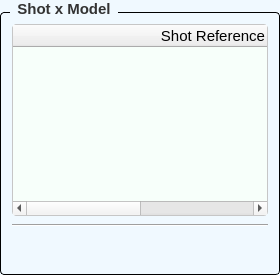
             <widget class="QGroupBox" name="groupAssignShot">
              <property name="sizePolicy">
               <sizepolicy hsizetype="Expanding" vsizetype="Preferred">
                <horstretch>1</horstretch>
                <verstretch>0</verstretch>
               </sizepolicy>
              </property>
              <property name="maximumSize">
               <size>
                <width>16777215</width>
                <height>350</height>
               </size>
              </property>
              <property name="font">
               <font>
                <family>Segoe UI</family>
                <pointsize>-1</pointsize>
                <weight>75</weight>
                <bold>true</bold>
               </font>
              </property>
              <property name="styleSheet">
               <string notr="true">/* Khung chính của GroupBox */
QGroupBox {
    background-color: #F0F9FF; /* Màu nền theo yêu cầu của bạn */
    border: 1px solid #000000; /* Viền xám mảnh để định hình khối */
    border-radius: 4px;        /* Bo tròn góc 4px đồng bộ với QPushButton */
    margin-top: 12px;          /* Tạo khoảng cách phía trên để nhường chỗ cho chữ tiêu đề */
    font-size: 15px;           /* Kích thước chữ tiêu đề */
    font-weight: bold;         /* Làm đậm chữ tiêu đề */
    color: #333333;            /* Màu chữ tiêu đề */
}

/* Tùy chỉnh vị trí của chữ tiêu đề GroupBox */
QGroupBox::title {
    subcontrol-origin: margin;
    subcontrol-position: top left; /* Đặt tiêu đề ở góc trên bên trái */
    left: 10px;                    /* Đẩy chữ dịch vào trong một chút cho đẹp */
    padding: 0px 5px;              /* Khoảng cách đệm xung quanh chữ */
}
</string>
              </property>
              <property name="title">
               <string>Shot x Model</string>
              </property>
              <layout class="QGridLayout" name="gridLayout_22">
               <item row="0" column="0">
                <layout class="QVBoxLayout" name="vlayout_shot_v">
                 <property name="spacing">
                  <number>8</number>
                 </property>
                 <item>
                  <widget class="QTableWidget" name="tableWidget_shotxmodel">
                   <property name="minimumSize">
                    <size>
                     <width>0</width>
                     <height>0</height>
                    </size>
                   </property>
                   <property name="font">
                    <font>
                     <family>Segoe UI</family>
                     <pointsize>10</pointsize>
                    </font>
                   </property>
                   <property name="styleSheet">
                    <string notr="true">/* Khung chính của bảng TableView */
QTableView {
    background-color: #F7FFFA; /* Màu xanh lá nhạt dịu mắt (Mint Light) */
    border: 1px solid #c6c6c6;  /* Viền xám mảnh đồng bộ */
    border-radius: 4px;         /* Bo tròn góc 4px */
    gridline-color: #d0ebd5;    /* Màu của các đường lưới ngăn cách ô (xanh lá rất nhạt) */
}

/* Màu nền của từng ô dữ liệu bên trong bảng */
QTableView::item {
    background-color: #F7FFFA; /* Đồng bộ màu xanh lá nhạt cho các ô */
    color: #2c3e50;            /* Màu chữ tối để dễ đọc */
}

/* Hiệu ứng khi di chuột qua một dòng/ô */
QTableView::item:hover {
    background-color: #F5FFE1; /* Xanh lá đậm hơn một chút khi di chuột */
}

/* Hiệu ứng khi NGƯỜI DÙNG CLICK CHỌN một dòng/ô */
QTableView::item:selected {
    background-color: #E9F8FF; /* Đổi thành màu xanh lá đậm khi được chọn */
    color: black;              /* Chữ chuyển sang trắng để nổi bật */
}
</string>
                   </property>
                   <property name="editTriggers">
                    <set>QAbstractItemView::DoubleClicked|QAbstractItemView::EditKeyPressed</set>
                   </property>
                   <property name="alternatingRowColors">
                    <bool>true</bool>
                   </property>
                   <property name="selectionBehavior">
                    <enum>QAbstractItemView::SelectRows</enum>
                   </property>
                   <property name="rowCount">
                    <number>0</number>
                   </property>
                   <property name="columnCount">
                    <number>2</number>
                   </property>
                   <attribute name="horizontalHeaderCascadingSectionResizes">
                    <bool>true</bool>
                   </attribute>
                   <attribute name="horizontalHeaderDefaultSectionSize">
                    <number>400</number>
                   </attribute>
                   <attribute name="horizontalHeaderHighlightSections">
                    <bool>true</bool>
                   </attribute>
                   <attribute name="horizontalHeaderShowSortIndicator" stdset="0">
                    <bool>true</bool>
                   </attribute>
                   <attribute name="horizontalHeaderStretchLastSection">
                    <bool>true</bool>
                   </attribute>
                   <attribute name="verticalHeaderCascadingSectionResizes">
                    <bool>true</bool>
                   </attribute>
                   <attribute name="verticalHeaderDefaultSectionSize">
                    <number>40</number>
                   </attribute>
                   <attribute name="verticalHeaderHighlightSections">
                    <bool>true</bool>
                   </attribute>
                   <attribute name="verticalHeaderShowSortIndicator" stdset="0">
                    <bool>true</bool>
                   </attribute>
                   <attribute name="verticalHeaderStretchLastSection">
                    <bool>false</bool>
                   </attribute>
                   <column>
                    <property name="text">
                     <string>Shot Reference</string>
                    </property>
                    <property name="font">
                     <font>
                      <family>Segoe UI</family>
                      <pointsize>11</pointsize>
                     </font>
                    </property>
                   </column>
                   <column>
                    <property name="text">
                     <string>Model Link to Shot</string>
                    </property>
                    <property name="font">
                     <font>
                      <family>Segoe UI</family>
                      <pointsize>11</pointsize>
                     </font>
                    </property>
                   </column>
                  </widget>
                 </item>
                 <item>
                  <widget class="Line" name="line_12">
                   <property name="font">
                    <font>
                     <family>Segoe UI</family>
                     <pointsize>10</pointsize>
                    </font>
                   </property>
                   <property name="orientation">
                    <enum>Qt::Horizontal</enum>
                   </property>
                  </widget>
                 </item>
                </layout>
               </item>
               <item row="1" column="0">
                <layout class="QGridLayout" name="gridLayout_21" rowstretch="0">
                 <property name="spacing">
                  <number>0</number>
                 </property>
                 <item row="0" column="2">
                  <widget class="QPushButton" name="pushButton_clear_shotx">
                   <property name="minimumSize">
                    <size>
                     <width>0</width>
                     <height>30</height>
                    </size>
                   </property>
                   <property name="maximumSize">
                    <size>
                     <width>30</width>
                     <height>16777215</height>
                    </size>
                   </property>
                   <property name="font">
                    <font>
                     <family>Segoe UI</family>
                     <pointsize>10</pointsize>
                     <weight>75</weight>
                     <bold>true</bold>
                    </font>
                   </property>
                   <property name="toolTip">
                    <string>Load Parameter from Mode selected</string>
                   </property>
                   <property name="styleSheet">
                    <string notr="true">QPushButton {
    background-color: transparent;
    border: none;
    border-radius: 6px;
}
QPushButton:hover {
    background-color: rgba(0, 0, 0, 25);     /* nền hiện ra khi rê chuột */
}
QPushButton:pressed {
    background-color: rgba(0, 0, 0, 50);     /* đậm hơn khi nhấn */
}</string>
                   </property>
                   <property name="text">
                    <string/>
                   </property>
                   <property name="icon">
                    <iconset>
                     <normaloff>assert/icon/remove.png</normaloff>assert/icon/remove.png</iconset>
                   </property>
                   <property name="iconSize">
                    <size>
                     <width>25</width>
                     <height>25</height>
                    </size>
                   </property>
                  </widget>
                 </item>
                 <item row="0" column="3">
                  <widget class="QLabel" name="label_38">
                   <property name="minimumSize">
                    <size>
                     <width>20</width>
                     <height>0</height>
                    </size>
                   </property>
                   <property name="font">
                    <font>
                     <family>Segoe UI</family>
                     <pointsize>10</pointsize>
                    </font>
                   </property>
                   <property name="text">
                    <string/>
                   </property>
                  </widget>
                 </item>
                 <item row="0" column="0">
                  <spacer name="horizontalSpacer_9">
                   <property name="font">
                    <font>
                     <family>Segoe UI</family>
                     <pointsize>10</pointsize>
                    </font>
                   </property>
                   <property name="orientation">
                    <enum>Qt::Horizontal</enum>
                   </property>
                   <property name="sizeHint" stdset="0">
                    <size>
                     <width>40</width>
                     <height>20</height>
                    </size>
                   </property>
                  </spacer>
                 </item>
                 <item row="0" column="4">
                  <widget class="QPushButton" name="pushButton_applyshotxmodel">
                   <property name="minimumSize">
                    <size>
                     <width>0</width>
                     <height>30</height>
                    </size>
                   </property>
                   <property name="maximumSize">
                    <size>
                     <width>30</width>
                     <height>16777215</height>
                    </size>
                   </property>
                   <property name="font">
                    <font>
                     <family>Segoe UI</family>
                     <pointsize>10</pointsize>
                     <weight>75</weight>
                     <bold>true</bold>
                    </font>
                   </property>
                   <property name="toolTip">
                    <string>Save Parameters for Mode selected</string>
                   </property>
                   <property name="styleSheet">
                    <string notr="true">QPushButton {
    background-color: transparent;
    border: none;
    border-radius: 6px;
}
QPushButton:hover {
    background-color: rgba(0, 0, 0, 25);     /* nền hiện ra khi rê chuột */
}
QPushButton:pressed {
    background-color: rgba(0, 0, 0, 50);     /* đậm hơn khi nhấn */
}</string>
                   </property>
                   <property name="text">
                    <string/>
                   </property>
                   <property name="icon">
                    <iconset>
                     <normaloff>assert/icon/floppy-disk.png</normaloff>assert/icon/floppy-disk.png</iconset>
                   </property>
                   <property name="iconSize">
                    <size>
                     <width>25</width>
                     <height>25</height>
                    </size>
                   </property>
                  </widget>
                 </item>
                 <item row="0" column="1">
                  <widget class="QLabel" name="label_39">
                   <property name="minimumSize">
                    <size>
                     <width>20</width>
                     <height>0</height>
                    </size>
                   </property>
                   <property name="font">
                    <font>
                     <family>Segoe UI</family>
                     <pointsize>10</pointsize>
                    </font>
                   </property>
                   <property name="text">
                    <string/>
                   </property>
                  </widget>
                 </item>
                </layout>
               </item>
              </layout>
             </widget>
